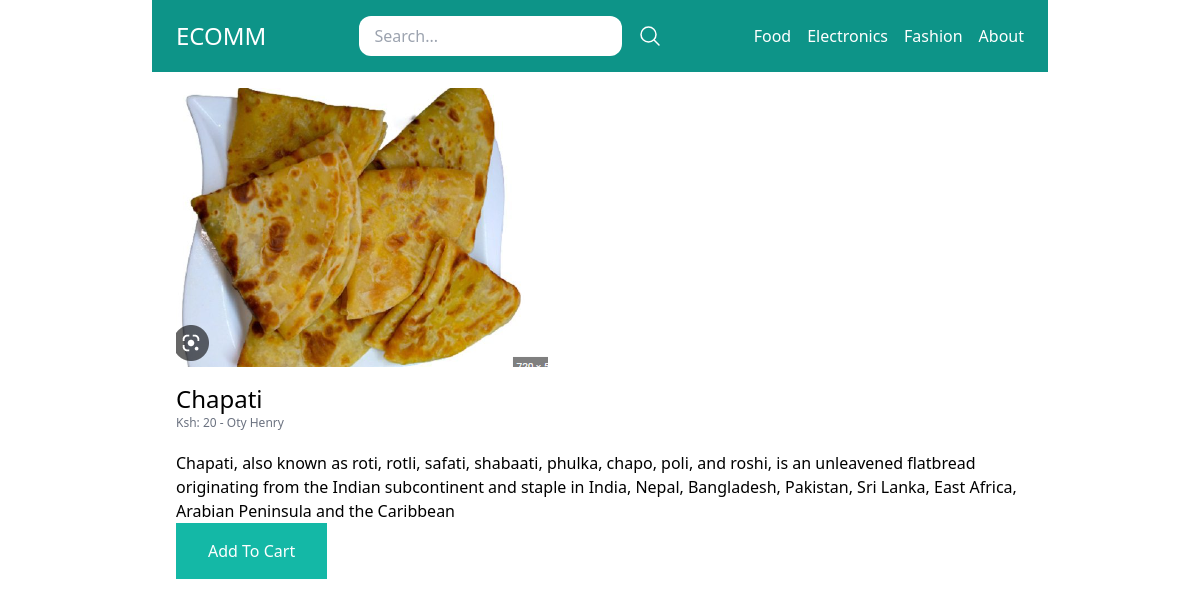
Page /food/chapo/ on the committed database.
### store/models.py (models this page shows, shortened)
class Category(models.Model):
    title = models.CharField(max_length=50)
    slug = models.SlugField(max_length=50)
    class Meta:
        verbose_name_plural = 'Categories'

class Product(models.Model):
    category = models.ForeignKey(Category, related_name='products', on_delete=models.CASCADE)
    user = models.ForeignKey(User, related_name='products', on_delete=models.CASCADE)
    title = models.CharField(max_length=50)
    slug = models.SlugField(max_length=50)
    description = models.TextField(max_length=300, blank=True, null=True)
    price = models.IntegerField()
    image = models.ImageField(upload_to='uploads/product_images/', blank=True, null=True)
    created_at = models.DateTimeField(auto_now_add=True)
    updated_at = models.DateTimeField(auto_now=True)
    DRAFT = 'draft'
    WAITING_APPROVAL = 'waiting_approval'
    ACTIVE = 'active'
    DELETED = 'deleted'
    STATUS_CHOICES = (
        (DRAFT, 'Draft'),
        (WAITING_APPROVAL, 'Waiting Approval'),
        (ACTIVE, 'Active'),
        (DELETED, 'Deleted'),
    )
    status = models.CharField(max_length=50, choices=STATUS_CHOICES, default=ACTIVE)
    class Meta:
        ordering = ('-created_at', )

### store/views.py (the view)
# urls.py: path('<slug:category_slug>/<slug:slug>/', views.productDetail, name='product_detail'),
def productDetail(request, category_slug, slug):
    product = get_object_or_404(Product, slug=slug, status=Product.ACTIVE)
    return render(request, 'store/product_detail.html', {'product': product})

### store/templatetags/menu.py (called while the page is built)
@register.inclusion_tag('core/menu.html')
def menu():
    categories  = Category.objects.all()
    return {'categories': categories}

### store/templates/store/product_detail.html (shortened to what this page needs)
{% extends 'core/base.html' %}
{% block content %}
    {% if product.image %}
        <div class="image mb-4">
            <img src="{{product.image.url}}" alt="{{product.title}} Image">
        </div>
    {% endif %}
    <h1 class="text-2xl">{{product.title}}</h1>
    <p class="text-xs text-gray-500">Ksh: {{product.price}} - <a href="{% url 'vendor_detail' product.user.id %}">{% firstof product.user.get_full_name product.user.username %}</a></p>
    {% if product.description %}
        <p class="mt-5">
            {{product.description}}
        </p>
    {% endif %}
    <a href="{% url 'add_to_cart' product.id %}" class="inline-block px-8 py-4 bg-teal-500 text-white">Add To Cart</a>
{% endblock %}

### core/templates/core/menu.html
{% for category in categories %}
    <a href="{% url 'category_detail' category.slug %}" class="text-white">{{category.title}}</a>
{% endfor %}
<a href="{% url 'aboutpage' %}" class="text-white">About</a>

### rows in the picture
Category: title "Food"
Category: title "Electronics"
Category: title "Fashion"
Product: image (picture), title "Chapati", price "20", user.last_name "Oty Henry", description "Chapati, also known as roti, rotli, safati, shabaati, phulka, chapo, poli, and roshi, is an unleavened flatbread originating from the Indian subcontinent and staple in India, Nepal, Bangladesh, Pakistan, Sri Lanka, East Africa, Arabian Peninsula and the Caribbean"
